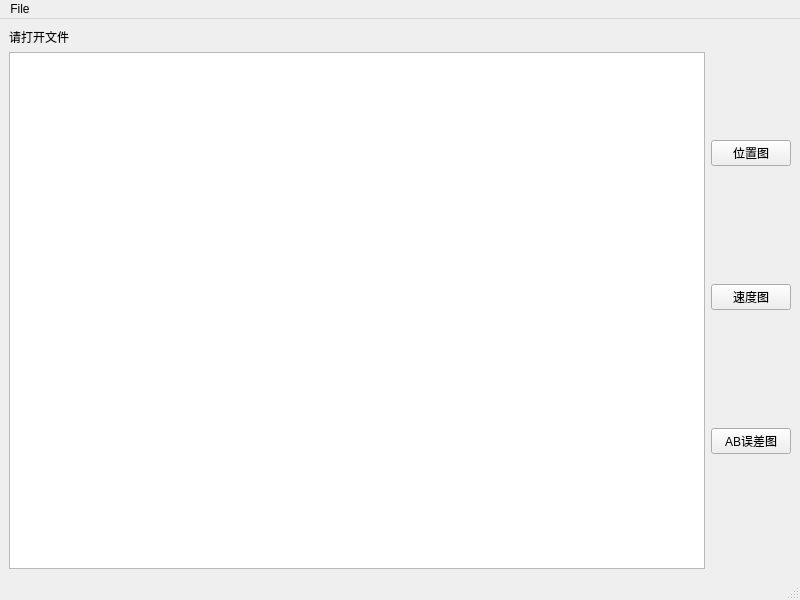
<?xml version="1.0" encoding="UTF-8"?>
<ui version="4.0">
 <class>MainWindow</class>
 <widget class="QMainWindow" name="MainWindow">
  <property name="geometry">
   <rect>
    <x>0</x>
    <y>0</y>
    <width>800</width>
    <height>600</height>
   </rect>
  </property>
  <property name="windowTitle">
   <string>MainWindow</string>
  </property>
  <widget class="QWidget" name="centralwidget">
   <layout class="QHBoxLayout" name="horizontalLayout_2">
    <item>
     <layout class="QVBoxLayout" name="verticalLayout">
      <item>
       <widget class="QLabel" name="Filelabel">
        <property name="text">
         <string>请打开文件</string>
        </property>
       </widget>
      </item>
      <item>
       <widget class="QTextBrowser" name="textBrowser"/>
      </item>
     </layout>
    </item>
    <item>
     <layout class="QVBoxLayout" name="verticalLayout_2">
      <item>
       <widget class="QPushButton" name="pushButton">
        <property name="text">
         <string>位置图</string>
        </property>
       </widget>
      </item>
      <item>
       <widget class="QPushButton" name="pushButton_2">
        <property name="text">
         <string>速度图</string>
        </property>
       </widget>
      </item>
      <item>
       <widget class="QPushButton" name="pushButton_3">
        <property name="text">
         <string>AB误差图</string>
        </property>
       </widget>
      </item>
     </layout>
    </item>
   </layout>
  </widget>
  <widget class="QMenuBar" name="menubar">
   <property name="geometry">
    <rect>
     <x>0</x>
     <y>0</y>
     <width>800</width>
     <height>28</height>
    </rect>
   </property>
   <widget class="QMenu" name="menuFile">
    <property name="title">
     <string>File</string>
    </property>
    <addaction name="actionopen"/>
   </widget>
   <addaction name="menuFile"/>
  </widget>
  <widget class="QStatusBar" name="statusbar"/>
  <action name="actionopen">
   <property name="text">
    <string>open</string>
   </property>
  </action>
 </widget>
 <resources/>
 <connections/>
</ui>
